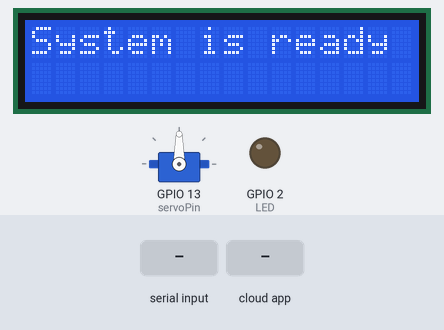
Recording of a sketch running on a simulated ESP32. Shown: servo, 16×2 character LCD, output pins drawn as LEDs (lit = HIGH). Inputs (shaded band) come from the test bench. WiFi joins after 1.5 s; servers stay silent unless stated; the Firebase database answers and starts empty; what the sketch prints to the serial monitor is not drawn.

Above: at 2.9 s.
3.0 s: "OPEN\n" received over the second serial link
At 4.9 s:
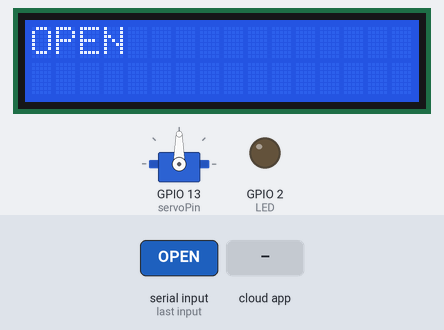
5.2 s: "CLOSED\n" received over the second serial link
At 6.9 s:
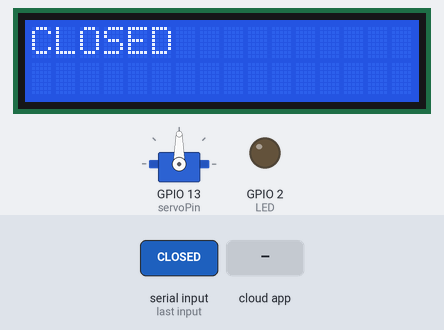
7.2 s: "1\n" received over the second serial link
At 8.6 s:
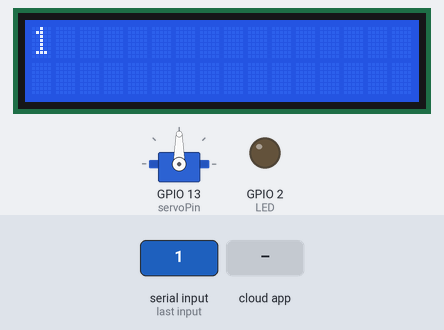
9.3 s: the phone or cloud app sets Door to CLOSED
At 10.38 s:
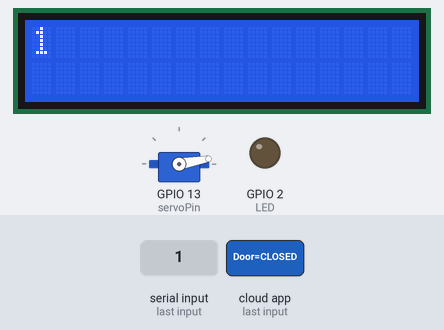
12.5 s: "0\n" received over the second serial link
At 12.79 s:
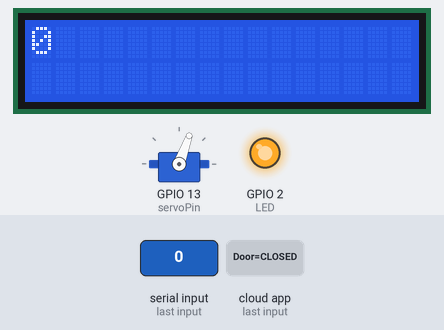
15.7 s: "2\n" received over the second serial link
At 16.78 s:
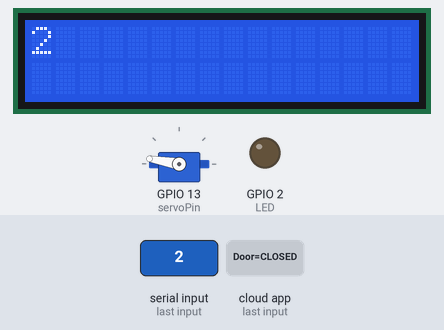
Timing chart, 0 to 19.0 s (numbered marks = the images above; inputs shaded):
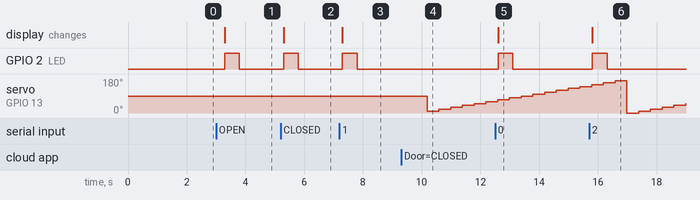

Measured:
- after the input at 3.0 s, GPIO 2 (LED): LOW → HIGH after 0.29 s, → LOW 0.50 s later; the display: changes after 0.29 s (image 1)
- after the input at 5.2 s, GPIO 2 (LED): LOW → HIGH after 0.10 s, → LOW 0.50 s later; the display: changes after 0.10 s (image 2)
- after the input at 7.2 s, GPIO 2 (LED): LOW → HIGH after 0.10 s, → LOW 0.50 s later; the display: changes after 0.10 s (image 3)
- after the input at 9.3 s, servo on GPIO 13 (servoPin): 90° → 10° after 0.88 s, → 20° 0.40 s later, → 30° 0.40 s later, → 40° 0.40 s later, … (6 changes in this stretch)
- after the input at 12.5 s, GPIO 2 (LED): LOW → HIGH after 0.11 s, → LOW 0.50 s later; the display: changes after 0.11 s (image 5)
- after the input at 15.7 s, GPIO 2 (LED): LOW → HIGH after 0.11 s, → LOW 0.50 s later; the display: changes after 0.11 s (image 6)

The sketch:

espSlave.ino
```cpp
#include <WiFi.h>
#include <LiquidCrystal_I2C.h>
#include <Firebase_ESP_Client.h>
#include "addons/RTDBHelper.h"
#include "addons/TokenHelper.h"
#include <ESP32Servo.h>

// Wi-Fi & Firebase
#define API_KEY         "AIzaSyAdD1Th2M7EX9F6waL4N0JY3naGUR2IDPg"
#define DATABASE_URL    "https://homesecurity-dfb93-default-rtdb.firebaseio.com/"
#define WIFI_SSID       "tarek_EXT"
#define WIFI_PASSWORD   "Ahmed1488"

// Hardware pins
#define LED             2
#define RXD2            16
#define TXD2            17

Servo MyServo;

static const int servoPin = 13;
int angle = 0;
// Firebase setup
FirebaseData fbdo;
FirebaseAuth auth;
FirebaseConfig config;
bool signupOK = false;

// HardwareSerial
HardwareSerial tivacSerial(2);
LiquidCrystal_I2C lcd(0x27, 16, 2);

// Shared buffer & mutex for lcd and uart recieve and firebase upload
char sharedMessage[32] = "";
SemaphoreHandle_t msgMutex;

// char Activation[4] = "";
// SemaphoreHandle_t actMutex;

char door[10] = "";
SemaphoreHandle_t doorMutex;

// // shared buffer & mutex for uart send to tiva c task and read from firebase
// char activationValue[32] = "";
// SemaphoreHandle_t activationMutex;


// === Wi-Fi Connect ===
void ConnectToWiFi() {
  WiFi.begin(WIFI_SSID, WIFI_PASSWORD);
  Serial.print("Connecting to WiFi");
  while (WiFi.status() != WL_CONNECTED) {
    delay(200);
    Serial.print(".");
  }
  Serial.println("\nWiFi connected. IP address: ");
  Serial.println(WiFi.localIP());
}

// === Firebase Init ===
void FirebaseInit() {
  config.api_key = API_KEY;
  config.database_url = DATABASE_URL;

  if (Firebase.signUp(&config, &auth, "", "")) {
    Serial.println("Firebase Sign Up: Ok");
    signupOK = true;
  } else {
    Serial.println("Firebase SignUp: Error");
  }

  config.token_status_callback = tokenStatusCallback;

  // ✅ Add these lines before Firebase.begin()
  //config.keepAlive = true;
  //config.timeout.serverResponse = 10 * 1000; // 10 seconds

  Firebase.begin(&config, &auth);
  Firebase.reconnectWiFi(true);
  delay(100);
}

// === Task: UART Reader ===
void TaskReadUART(void *pvParameters) {
  char buffer[32];
  while (1) {
    if (tivacSerial.available()) {
      String input = tivacSerial.readStringUntil('\n');
      input.trim();
      input.toCharArray(buffer, sizeof(buffer));

      if (xSemaphoreTake(msgMutex, portMAX_DELAY)) {
        strncpy(sharedMessage, buffer, sizeof(sharedMessage));
        xSemaphoreGive(msgMutex);
      }

      Serial.print("[UART] New message: ");
      Serial.println(buffer);
    }


    vTaskDelay(10 / portTICK_PERIOD_MS);
  }
}

// === Task: Firebase Upload ===
void TaskFirebase(void *pvParameters) {
  char localCopy[32];
  char lastSent[32] = "";
  while (1) {
    if (xSemaphoreTake(msgMutex, portMAX_DELAY)) {
      strncpy(localCopy, sharedMessage, sizeof(localCopy));
      xSemaphoreGive(msgMutex);
    }

    if (strcmp(localCopy, lastSent) != 0 && WiFi.status() == WL_CONNECTED) {
      if (Firebase.RTDB.setString(&fbdo, "/HomeStatus", localCopy)) {
        Serial.print("[Firebase] Uploaded: ");
        Serial.println(localCopy);
        strncpy(lastSent, localCopy, sizeof(lastSent));
      } else {
        Serial.println("[Firebase] Upload FAILED");
        Serial.println(fbdo.errorReason());
      }
    }


    vTaskDelay(200 / portTICK_PERIOD_MS);
  }
}

// === Task: LCD Display ===
void TaskLCD(void *pvParameters) {
  char localCopy[32];
  char lastDisplayed[32] = "";
  while (1) {
    if (xSemaphoreTake(msgMutex, portMAX_DELAY)) {
      strncpy(localCopy, sharedMessage, sizeof(localCopy));
      xSemaphoreGive(msgMutex);
    }

    if (strcmp(localCopy, lastDisplayed) != 0) {
      lcd.clear();
      lcd.setCursor(0, 0);
      lcd.print(String(localCopy).substring(0, 16)); // truncate
      strncpy(lastDisplayed, localCopy, sizeof(lastDisplayed));

      digitalWrite(LED, HIGH);
      vTaskDelay(500 / portTICK_PERIOD_MS);
      digitalWrite(LED, LOW);
    }


    vTaskDelay(300 / portTICK_PERIOD_MS);
  }
}
// === Task: Read door status from Firebase
void TaskFirebaseReadDoor(void *pvParameters){
  char door_buffer[10] = "";
  while(1){
    if (Firebase.RTDB.getString(&fbdo, "/Door")) {
      String value = fbdo.stringData();
      value.trim();
      value.toCharArray(door_buffer, sizeof(door_buffer));
      if (xSemaphoreTake(doorMutex, portMAX_DELAY)) {
        strncpy(door, door_buffer , sizeof(door));
        xSemaphoreGive(doorMutex);
      }
      Serial.print("[Firebase Read Door]: ");
      Serial.println(value);
    }

    vTaskDelay(1000 / portTICK_PERIOD_MS);
  }
}
// // === Task: Read Activation status from Firebase
// void TaskFirebaseReadActivation(void *pvParameters){
//   while(1){
//     if (Firebase.RTDB.getString(&fbdo, "/Activation")) {
//       String value = fbdo.stringData();
//       // Determine the character to send
//       if (value == "ON") {
//         if (xSemaphoreTake(actMutex, portMAX_DELAY)) {
//           strncpy(Activation, "A\n", sizeof(Activation));
//           xSemaphoreGive(actMutex);
//         }
//       } else if (value == "OFF") {
//         if (xSemaphoreTake(actMutex, portMAX_DELAY)) {
//           strncpy(Activation, "B\n", sizeof(Activation));
//           xSemaphoreGive(actMutex);
//         }
//       }
//       Serial.print("[Firebase Read Act]: ");
//       Serial.println(value);
//     }


//     vTaskDelay(5000 / portTICK_PERIOD_MS);
//   }
// }

// // === Task: Send to Activation to Tiva ===
// void TaskSendActivation(void *pvParameters) {
//   char localCopy[4];  // To store the activation value
//   while (1) {
//     // Take the mutex to safely copy the shared value
//     if (xSemaphoreTake(actMutex, portMAX_DELAY)) {
//       strncpy(localCopy, Activation, sizeof(localCopy));
//       xSemaphoreGive(actMutex);
//     }


//     // Always send the activation value
//     // Only send if the value is "A\n" or "B\n"
//     if (strcmp(localCopy, "A\n") == 0 || strcmp(localCopy, "B\n") == 0) {
//       tivacSerial.print(localCopy);  // Send via UART
//       Serial.print("[UART] Sent Activation: ");
//       Serial.println(localCopy);    // For debugging
//     }


//     vTaskDelay(500 / portTICK_PERIOD_MS);  // Delay before sending again
//   }
// }

// === Task: Rotate motor based on door status ===
void TaskControlServo(void *pvParameters) {
  if (!MyServo.attached()) {
    MyServo.attach(servoPin);
    Serial.println("------------------> Servo not attached");
  }
  char localCopy[10];  // To store the door status
  char lastStatus[10] = "";
  while (1) {
    // Take the mutex to safely copy the shared door value
    if (xSemaphoreTake(doorMutex, portMAX_DELAY)) {
      strncpy(localCopy, door, sizeof(localCopy));
      xSemaphoreGive(doorMutex);
    }

    // If door status changes, blink LED
    //if (strcmp(localCopy, lastStatus) != 0) {
    if (strcmp(localCopy, "OPEN") == 0) {
      MyServo.write(0);
      Serial.println("[LED] Door is OPEN - DOOR OPEN");
    } else if (strcmp(localCopy, "CLOSED") == 0) {
      angle = (angle + 10) % 180;
      MyServo.write(angle);
      Serial.println("[LED] Door is CLOSED - DOOR CLOSED");
    }

    strncpy(lastStatus, localCopy, sizeof(lastStatus));  // Update last status
    //}

    vTaskDelay(400 / portTICK_PERIOD_MS);  // Delay before checking again
  }
}


// === Setup ===
void setup() {
  Serial.begin(115200);
  MyServo.attach(servoPin);
  tivacSerial.begin(9600, SERIAL_8N1, RXD2, TXD2);
  pinMode(LED, OUTPUT);
  lcd.init();
  lcd.backlight();
  lcd.setCursor(0, 0);
  lcd.print("System is ready");

  ConnectToWiFi();
  FirebaseInit();

  msgMutex = xSemaphoreCreateMutex();
  //actMutex = xSemaphoreCreateMutex();
  doorMutex = xSemaphoreCreateMutex();


  // Core 1 for tasks
  xTaskCreatePinnedToCore(TaskReadUART, "UART", 4096, NULL, 4, NULL, 1);
  xTaskCreatePinnedToCore(TaskFirebase, "Firebase", 8192, NULL, 3, NULL, 1);
  xTaskCreatePinnedToCore(TaskLCD, "LCD",   4096, NULL, 2, NULL, 1);

  xTaskCreatePinnedToCore(TaskFirebaseReadDoor, "FirebaseRead door", 8192, NULL, 2, NULL, 1);  // Read Firebase task
  //xTaskCreatePinnedToCore(TaskFirebaseReadActivation, "FirebaseRead Activation", 8192, NULL, 2, NULL, 1);  // Read Firebase task

  //xTaskCreatePinnedToCore(TaskSendActivation, "SendActivation", 4096, NULL, 1, NULL, 1);  // Send Activation task
  xTaskCreatePinnedToCore(TaskControlServo, "ControlServo", 4096, NULL, 1, NULL, 1);  // Control LED task
  // Print the remaining heap memory
  Serial.print("Remaining heap memory: ");
  Serial.println(ESP.getFreeHeap());
}

void loop() {
  // Idle
}
```
